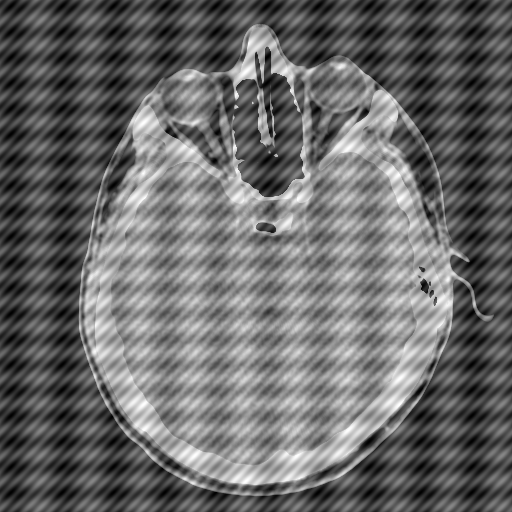
#> input picture imgs/HeadCT_degradada.tif, 512 x 512 px
$ python 009-hpbw.py --imagem ../imgs/HeadCT_degradada.tif
#> lines starting #> are read from the running program, lines starting #| are printed output that depends on the picture
'''
Construya un filtro pasa-altos tipo Butterworth utilizando la definición en
frecuencia. Filtre una imagen, modificando la frecuencia de corte y compro-
bando el efecto sobre la imagen filtrada. Verifique el efecto del filtro
respecto al fenómeno de Gibbs.
'''
#python 006-pbi.py -i ../imgs/chairs.jpg

import cv2 as cv
import numpy as np
from matplotlib import pyplot as plt
import argparse

'''
    Argumentos
'''
ap = argparse.ArgumentParser()
ap.add_argument("-i", "--imagem", required=True, help="Imagem")


'''
    Realiza a Transformada de Fourier e retorna a magnitude e a fase.
'''
def tf_complexa(im):
    # Para armazenar resultado da transformação
    planos = [np.float32(im), np.zeros(im.shape, np.float32)]
    tf = cv.merge(planos)
    # Transformada
    tf = cv.dft(tf, cv.DFT_COMPLEX_OUTPUT)
    #calcular magnitude, planos[0] = real, planos[1] = imaginário
    planos = cv.split(tf)
    magn, fase = cv.cartToPolar(planos[0],planos[1], angleInDegrees=False)
    #escala logaritmica
    #magn = cv.log(magn + 1)
    #centralizar
    magn = np.fft.fftshift(magn, axes=None)
    return magn, fase


'''
    Filtro Butterworth (passa baixa, para passa alta, filtro = 1 - filtro)
filtro = 1/1+{D(u,v)/d}^2n, D(u,v) = [(u - P/2)^2 + (v - Q/2)^2]^1/2
'''
def filtro_bw(lin, col, corte, ordem):
    filtro = np.zeros((lin, col), np.float32)
    # Corte ideal entre 2% e 5% da menor dimensão da imagem
    if lin < col:
        corte *= lin
    else:
        corte *= col

    for x in range(lin):
        for y in range(col):
            # // = parte inteira da divisão
            d = ((x - lin//2)**2 + (y - col//2)**2)**1/2
            bw = 1.0 / (1 + (d/corte) ** ordem)
            filtro[x,y] = bw
    filtro = 1 - filtro
    return filtro


'''
    Aplicar Filtro em domínio frequencial.
'''
def aplicar_filtro(magn, filtro):
    # Filtro para o domínio da frequência
    fmg, ffs = tf_complexa(filtro)
    # Aplicar
    rmg = cv.mulSpectrums(magn, fmg, cv.DFT_ROWS)
    rmg = np.fft.ifftshift(rmg, axes=None)
    return rmg


'''
    MAIN
'''
def main():

    # Imagens
    args = vars(ap.parse_args())
    img = cv.imread(args["imagem"], 0)
#> img is the input picture: shape (512, 512); min 0, max 255, mean 105.3
    [alt, larg] = img.shape
#> alt = 512; larg = 512
    corte = 0.00009
    ordem = 2

    # Transformada
    m, f = tf_complexa(img)
#> in tf_complexa, `magn, fase = cv.cartToPolar(planos[0],planos[1], angleInDegrees=False)`:
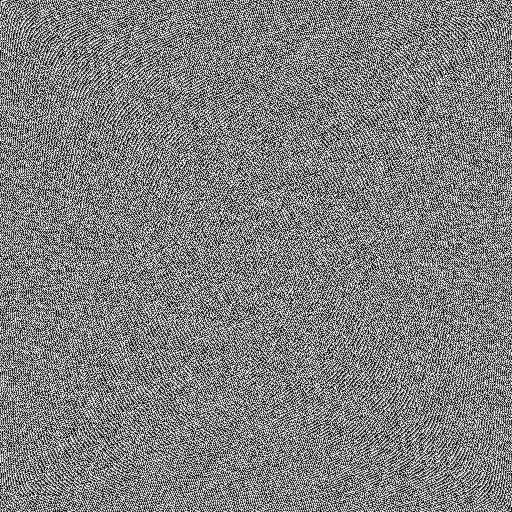
#> fase: shape (512, 512) float32; min 0, max 6.28, mean 3.14; drawn with min black and max white

    # Filtro
    fb = filtro_bw(alt, larg, corte, ordem)
    mf = aplicar_filtro(m, fb)
#> in tf_complexa (call 2), `magn, fase = cv.cartToPolar(planos[0],planos[1], angleInDegrees=False)`:
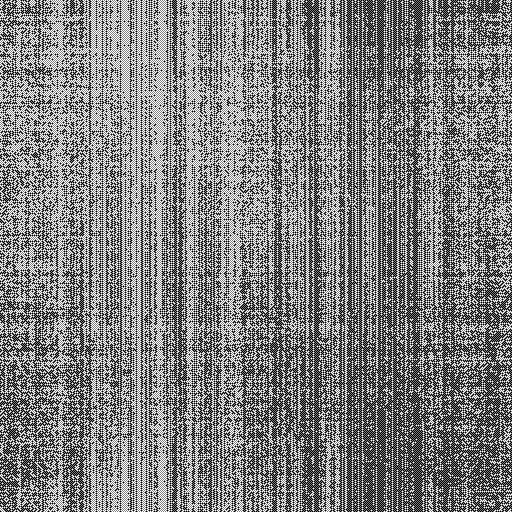
#> fase: shape (512, 512) float32; min 0, max 6.28, mean 3.15; drawn with min black and max white

    # Montando
    x, y = cv.polarToCart(mf, f, angleInDegrees=False)
    im = cv.merge([x, y])

    # Inversa
    inv = cv.idft(im, cv.DFT_COMPLEX_OUTPUT)

    # Combinar imagens para mostrar
    r = cv.magnitude(inv[:,:,0], inv[:,:,1])
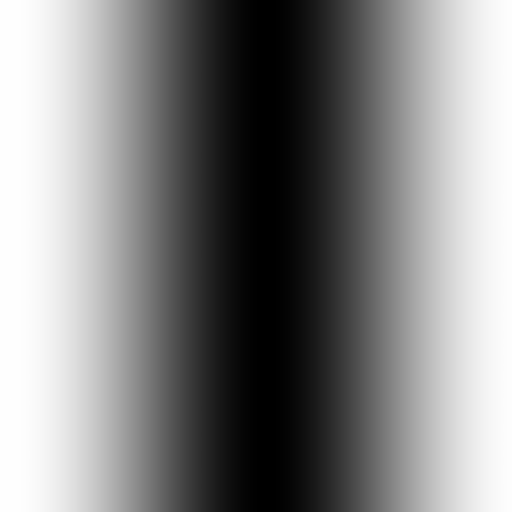
#> r: shape (512, 512) float32; min 6.14e+12, max 8.34e+12, mean 7.28e+12; drawn with min black and max white

    # Normalizar
    r = cv.normalize(r, 0, 255, cv.NORM_MINMAX)
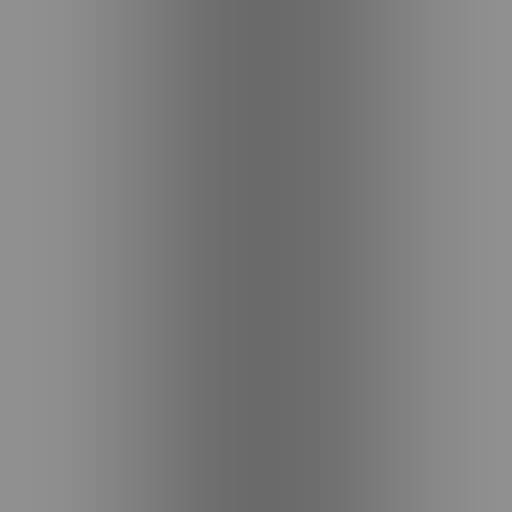
#> r: shape (512, 512) float32; min 0.417, max 0.567, mean 0.495

    # Mostrar
    plt.subplot(1,2,1)
    plt.xticks([])
    plt.yticks([])
    plt.title("Original")
    plt.imshow(img, cmap="gray")

    plt.subplot(1,2,2)
    plt.xticks([])
    plt.yticks([])
    plt.title("Filtrada")
    plt.imshow(r, cmap="gray")

    plt.show()


if __name__ == "__main__":
    main()

$ run again, on imgs/botellas3.tif
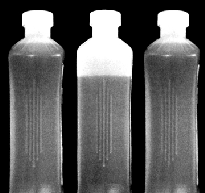
#> input picture imgs/botellas3.tif, 205 x 193 px
#> in main, img is the input picture: shape (193, 205); min 0, max 255, mean 90.4
#> in tf_complexa (call 2), `planos = [np.float32(im), np.zeros(im.shape, np.float32)]`:
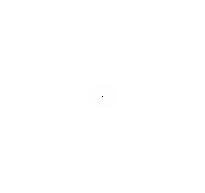
#> im: shape (193, 205) float32; min 0, max 1, mean 1
#> in tf_complexa (call 2), `magn, fase = cv.cartToPolar(planos[0],planos[1], angleInDegrees=False)`:
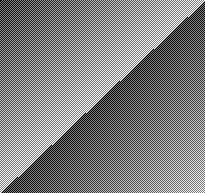
#> fase: shape (193, 205) float32; min 6.41e-09, max 6.28, mean 3.14; drawn with min black and max white

$ run again, on imgs/botellas4.tif
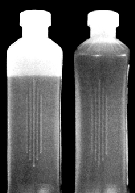
#> input picture imgs/botellas4.tif, 135 x 193 px
#> in main, img is the input picture: shape (193, 135); min 0, max 255, mean 95.4
#> in tf_complexa (call 2), `magn, fase = cv.cartToPolar(planos[0],planos[1], angleInDegrees=False)`:
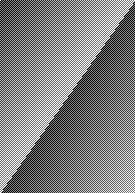
#> fase: shape (193, 135) float32; min 0.00012, max 6.28, mean 3.14; drawn with min black and max white
#> in main, `r = cv.magnitude(inv[:,:,0], inv[:,:,1])`:
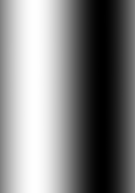
#> r: shape (193, 135) float32; min 5.91e+10, max 7.04e+10, mean 6.49e+10; drawn with min black and max white

$ run again, on imgs/botellas5.tif
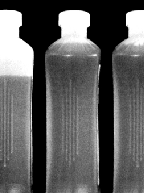
#> input picture imgs/botellas5.tif, 145 x 193 px
#> in main, img is the input picture: shape (193, 145); min 0, max 255, mean 93.9
#> in aplicar_filtro, `rmg = np.fft.ifftshift(rmg, axes=None)`:
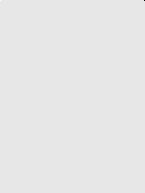
#> rmg: shape (193, 145) float32; min -7.35e+10, max 7.6e+09, mean -2353664.5; drawn with min black and max white
#> in main, `r = cv.magnitude(inv[:,:,0], inv[:,:,1])`:
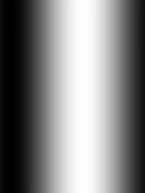
#> r: shape (193, 145) float32; min 6.59e+10, max 8.11e+10, mean 7.37e+10; drawn with min black and max white
